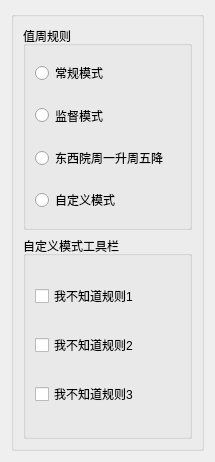
              <widget class="QWidget" name="rule">
               <property name="geometry">
                <rect>
                 <x>0</x>
                 <y>0</y>
                 <width>215</width>
                 <height>462</height>
                </rect>
               </property>
               <property name="minimumSize">
                <size>
                 <width>76</width>
                 <height>10</height>
                </size>
               </property>
               <attribute name="label">
                <string>值周排表规则</string>
               </attribute>
               <layout class="QVBoxLayout" name="verticalLayout_7">
                <item>
                 <widget class="QGroupBox" name="task_rule_groupBox">
                  <property name="minimumSize">
                   <size>
                    <width>80</width>
                    <height>0</height>
                   </size>
                  </property>
                  <property name="title">
                   <string/>
                  </property>
                  <layout class="QVBoxLayout" name="verticalLayout_4">
                   <item>
                    <widget class="QGroupBox" name="radioButton_mode_groupBox">
                     <property name="title">
                      <string>值周规则</string>
                     </property>
                     <layout class="QVBoxLayout" name="verticalLayout_34">
                      <item>
                       <widget class="QRadioButton" name="normal_mode_radioButton">
                        <property name="sizePolicy">
                         <sizepolicy hsizetype="Minimum" vsizetype="Preferred">
                          <horstretch>0</horstretch>
                          <verstretch>0</verstretch>
                         </sizepolicy>
                        </property>
                        <property name="text">
                         <string>常规模式</string>
                        </property>
                       </widget>
                      </item>
                      <item>
                       <widget class="QRadioButton" name="supervisory_mode_radioButton">
                        <property name="sizePolicy">
                         <sizepolicy hsizetype="Minimum" vsizetype="Preferred">
                          <horstretch>0</horstretch>
                          <verstretch>0</verstretch>
                         </sizepolicy>
                        </property>
                        <property name="text">
                         <string>监督模式</string>
                        </property>
                       </widget>
                      </item>
                      <item>
                       <widget class="QRadioButton" name="DXY_only_twice_mode_radioButton">
                        <property name="sizePolicy">
                         <sizepolicy hsizetype="Minimum" vsizetype="Preferred">
                          <horstretch>0</horstretch>
                          <verstretch>0</verstretch>
                         </sizepolicy>
                        </property>
                        <property name="text">
                         <string>东西院周一升周五降</string>
                        </property>
                       </widget>
                      </item>
                      <item>
                       <widget class="QRadioButton" name="custom_mode_radioButton">
                        <property name="sizePolicy">
                         <sizepolicy hsizetype="Minimum" vsizetype="Preferred">
                          <horstretch>0</horstretch>
                          <verstretch>0</verstretch>
                         </sizepolicy>
                        </property>
                        <property name="text">
                         <string>自定义模式</string>
                        </property>
                        <property name="checkable">
                         <bool>false</bool>
                        </property>
                       </widget>
                      </item>
                     </layout>
                    </widget>
                   </item>
                   <item>
                    <widget class="QGroupBox" name="custom_mode_groupBox">
                     <property name="title">
                      <string>自定义模式工具栏</string>
                     </property>
                     <layout class="QVBoxLayout" name="verticalLayout_32">
                      <item>
                       <widget class="QCheckBox" name="checkBox_2">
                        <property name="text">
                         <string>我不知道规则1</string>
                        </property>
                        <property name="checkable">
                         <bool>false</bool>
                        </property>
                       </widget>
                      </item>
                      <item>
                       <widget class="QCheckBox" name="checkBox_3">
                        <property name="text">
                         <string>我不知道规则2</string>
                        </property>
                        <property name="checkable">
                         <bool>false</bool>
                        </property>
                       </widget>
                      </item>
                      <item>
                       <widget class="QCheckBox" name="checkBox">
                        <property name="text">
                         <string>我不知道规则3</string>
                        </property>
                        <property name="checkable">
                         <bool>false</bool>
                        </property>
                       </widget>
                      </item>
                     </layout>
                    </widget>
                   </item>
                  </layout>
                 </widget>
                </item>
               </layout>
              </widget>
